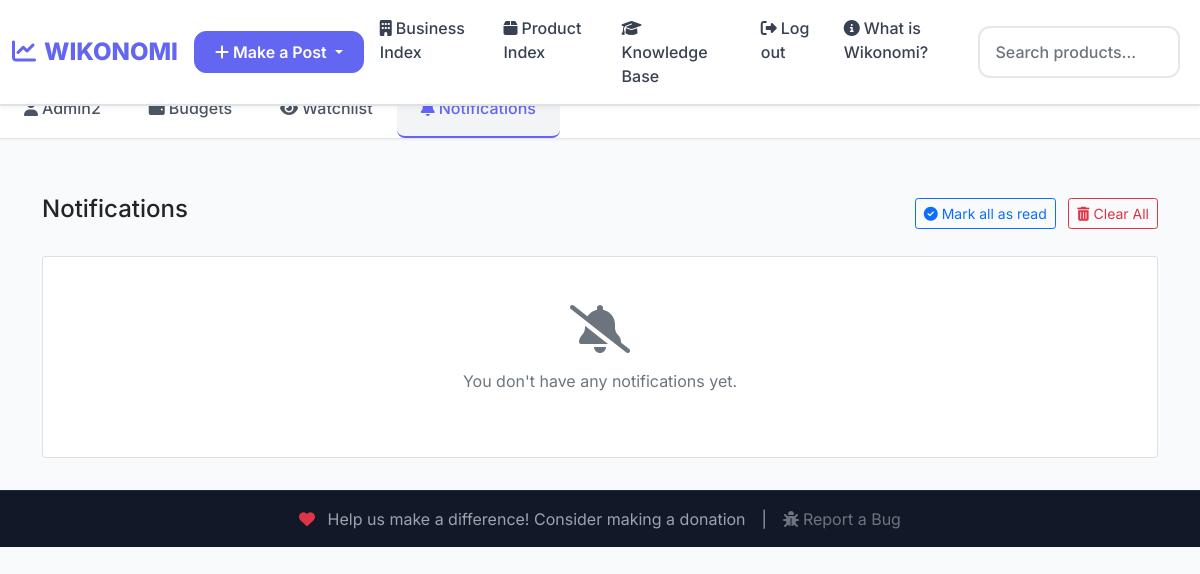
Page /notifications/ (signed in) on the earlier database version.
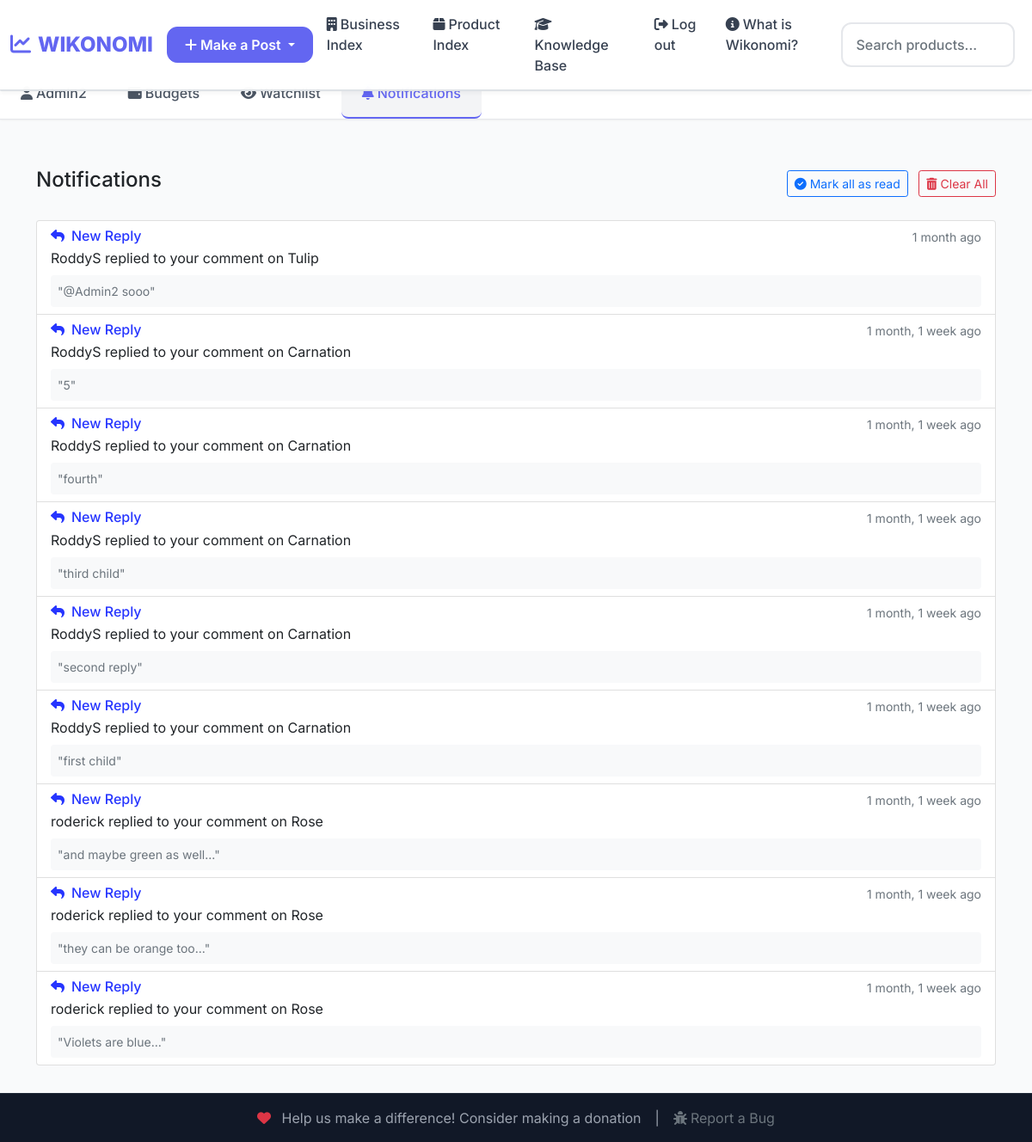
Same page on the later database version.
### Notification/models.py (models this page shows, shortened)
class Notification(models.Model):
    PRICE_CHANGE = 'price_change'
    PRICE_DROP = 'price_drop'
    COMMENT_REPLY = 'comment_reply'
    NEW_COMMENT = 'new_comment'
    NEW_ANSWER = 'new_answer'
    ANSWER_ACCEPTED = 'answer_accepted'
    ANSWER_COMMENT = 'answer_comment'
    POST_COMMENT = 'post_comment'
    POST_REPLY = 'post_reply'
    POST_LIKE = 'post_like'
    BUSINESS_REVIEW = 'business_review'
    BUSINESS_REPLY = 'business_reply'
    NEW_FOLLOWER = 'new_follower'
    NOTIFICATION_TYPES = [
        (PRICE_CHANGE, 'Price Change'),
        (PRICE_DROP, 'Price Drop'),
        (COMMENT_REPLY, 'Comment Reply'),
        (NEW_COMMENT, 'New Comment'),
        (NEW_ANSWER, 'New Answer'),
        (ANSWER_ACCEPTED, 'Answer Accepted'),
        (ANSWER_COMMENT, 'Answer Comment'),
        (POST_COMMENT, 'Post Comment'),
        (POST_REPLY, 'Post Reply'),
        (POST_LIKE, 'Post Like'),
        (BUSINESS_REVIEW, 'Business Review'),
        (BUSINESS_REPLY, 'Business Reply'),
        (NEW_FOLLOWER, 'New Follower'),
    ]
    user = models.ForeignKey(
        User,
        on_delete=models.CASCADE,
        related_name='notifications'
    )
    notification_type = models.CharField(
        max_length=20,
        choices=NOTIFICATION_TYPES
    )
    is_read = models.BooleanField(default=False)
    created_at = models.DateTimeField(default=timezone.now)
    product = models.ForeignKey(
        Product,
        on_delete=models.CASCADE,
        null=True,
        blank=True,
        related_name='notifications'
    )
    comment = models.ForeignKey(
        ProductComment,
        on_delete=models.CASCADE,
        null=True,
        blank=True,
        related_name='notifications'
    )
    question = models.ForeignKey(
        'QA.Question',
        on_delete=models.CASCADE,
        null=True,
        blank=True,
        related_name='notifications'
    )
    post = models.ForeignKey(
        'Post.Post',
        on_delete=models.CASCADE,
        null=True,
        blank=True,
        related_name='notifications'
    )
    business = models.ForeignKey(
        'Business.Business',
        on_delete=models.CASCADE,
        null=True,
        blank=True,
        related_name='notifications'
    )
    answer = models.ForeignKey(
        'QA.Answer',
        on_delete=models.CASCADE,
        null=True,
        blank=True,
        related_name='notifications'
    )
    data = models.JSONField(default=dict, blank=True)
    class Meta:
        ordering = ['-created_at']
        indexes = [
            models.Index(fields=['user', 'is_read']),
            models.Index(fields=['created_at']),
        ]

### Product/models.py (models this page shows, shortened)
class Product(models.Model):
    name = models.CharField(max_length=100)
    price = models.FloatField()
    description = models.TextField(max_length=300,blank=True)
    business  = models.ForeignKey(Business,on_delete=models.CASCADE, null=True)
    author = models.ForeignKey(User,on_delete=models.SET_NULL,null=True)
    is_public = models.BooleanField(default=True)
    date_created = models.DateTimeField(default=timezone.now)
    date_updated = models.DateTimeField(default=timezone.now, editable=False)
    location = models.ForeignKey(Location,on_delete=models.SET_NULL,null=True,blank=True)

### Notification/views.py (the view)
# urls.py: path('notifications/', views.notification_list, name='list'),
@login_required
def notification_list(request):
    notifications = Notification.objects.filter(user=request.user).order_by('-created_at')
    return render(request, 'Notification/notification_list.html', {'notifications': notifications})

### Notification/templates/Notification/notification_list.html (shortened to what this page needs)
{% extends "Home/base.html" %}
{% block content %}
<div class="container mt-4">
    <div class="d-flex justify-content-between align-items-center mb-4">
        <h4>Notifications</h4>
        <div>
            <a href="{% url 'Notification:mark_all_read' %}" class="btn btn-outline-primary btn-sm me-2">
                <i class="fas fa-check-circle me-1"></i>Mark all as read
            </a>
            <form action="{% url 'Notification:delete_all' %}" method="post" class="d-inline">
                <button type="submit" class="btn btn-outline-danger btn-sm"
                        onclick="return confirm('Are you sure you want to delete all notifications?')">
                    <i class="fas fa-trash-alt me-1"></i>Clear All
                </button>
            </form>
        </div>
    </div>
    <div class="list-group">
        {% for notification in notifications %}
            <a href="{% url 'Notification:mark_read' notification.id %}"
               class="list-group-item list-group-item-action {% if not notification.is_read %}list-group-item-primary{% endif %}">
                <div class="d-flex w-100 justify-content-between">
                    <h6 class="mb-1">
                        {% if notification.notification_type == 'price_change' %}
                            <i class="fas fa-tag me-2"></i>Price Update
                        {% elif notification.notification_type == 'price_drop' %}
                            <i class="fas fa-arrow-down me-2 text-danger"></i>Price Drop!
                        {% elif notification.notification_type == 'comment_reply' or notification.notification_type == 'post_reply' or notification.notification_type == 'business_reply' %}
                            <i class="fas fa-reply me-2"></i>New Reply
                        {% elif notification.notification_type == 'new_comment' or notification.notification_type == 'post_comment' or notification.notification_type == 'answer_comment' or notification.notification_type == 'business_review' %}
                            <i class="fas fa-comment me-2"></i>New Comment
                        {% elif notification.notification_type == 'new_answer' %}
                            <i class="fas fa-question-circle me-2"></i>New Answer
                        {% elif notification.notification_type == 'answer_accepted' %}
                            <i class="fas fa-check-circle me-2 text-success"></i>Answer Accepted
                        {% elif notification.notification_type == 'post_like' %}
                            <i class="fas fa-heart me-2 text-danger"></i>New Like
                        {% elif notification.notification_type == 'new_follower' %}
                            <i class="fas fa-user-plus me-2 text-primary"></i>New Follower
                        {% endif %}
                    </h6>
                    <small class="text-muted">{{ notification.created_at|timesince }} ago</small>
                </div>
                <p class="mb-1">
                    {% if notification.notification_type == 'price_change' or notification.notification_type == 'price_drop' %}
                        Price of {{ notification.product.name }} changed from
                        ${{ notification.data.old_price }} to ${{ notification.data.new_price }}
                        ({{ notification.data.change_percent|floatformat:2 }}%)
                    {% elif notification.notification_type == 'comment_reply' %}
                        {{ notification.data.replier_username }} replied to your comment on {{ notification.product.name }}
                    {% elif notification.notification_type == 'new_comment' %}
                        {{ notification.data.commenter_username }} commented on {{ notification.product.name }}
                    {% elif notification.notification_type == 'post_comment' %}
                        {{ notification.data.commenter_username }} commented on your post
                    {% elif notification.notification_type == 'post_reply' %}
                        {{ notification.data.replier_username }} replied to your comment on a post
                    {% elif notification.notification_type == 'post_like' %}
                        {{ notification.data.liker_username }} liked your post
                    {% elif notification.notification_type == 'new_answer' %}
                        {{ notification.data.answerer_username }} answered your question "{{ notification.data.question_title }}"
                    {% elif notification.notification_type == 'answer_accepted' %}
                        {{ notification.data.accepter_username }} accepted your answer to "
                        {% if notification.question %}{{ notification.question.title }}{% else %}a question{% endif %}"
                    {% elif notification.notification_type == 'answer_comment' %}
                        {{ notification.data.commenter_username }} commented on your answer
                    {% elif notification.notification_type == 'business_review' %}
                        {{ notification.data.commenter_username }} reviewed your business {{ notification.business.name }}
                    {% elif notification.notification_type == 'business_reply' %}
                        {{ notification.data.replier_username }} replied to your review on {{ notification.business.name }}
                    {% endif %}
                </p>
                {% if notification.data.comment_preview %}
                    <div class="mt-2 p-2 bg-light rounded text-muted small">
                        "{{ notification.data.comment_preview }}"
                    </div>
                {% elif notification.data.answer_preview %}
                     <div class="mt-2 p-2 bg-light rounded text-muted small">
                        "{{ notification.data.answer_preview }}"
                    </div>
                {% elif notification.comment and notification.comment.content %}
                    <div class="mt-2 p-2 bg-light rounded">
                        <small class="text-muted">"{{ notification.comment.content|truncatechars:100 }}"</small>
                    </div>
                {% endif %}
            </a>
        {% empty %}
            <div class="list-group-item text-center p-5 text-muted">
                <i class="fas fa-bell-slash fa-3x mb-3"></i>
                <p>You don't have any notifications yet.</p>
            </div>
        {% endfor %}
    </div>
</div>
{% endblock %}

### Home/templates/Home/base.html (shortened to what this page needs)
{% load static %}
{% load extra_date_filters %}
<!DOCTYPE html>
<html lang="" dir="ltr">
  <head>
    <link rel="stylesheet" href="{% static 'Home/bootstrap-5.0.0-dist/css/bootstrap.min.css' %}">
    <link rel="stylesheet" href="{% static 'Home/css/baseStyle.css' %}">
    <link rel="stylesheet" href="https://cdnjs.cloudflare.com/ajax/libs/font-awesome/6.4.0/css/all.min.css">
  </head>
  <body>
      <nav class="navbar navbar-expand-sm fixed-top navbar-light" aria-label="Main navigation">
        <div class="container-fluid">
          <a class="navbar-brand {% if request.resolver_match.url_name == 'home' %}active{% endif %}" href="{% url 'Home:home' %}">
            <i class="fas fa-chart-line me-2"></i>WIKONOMI
          </a>
          <div class="dropdown">
            <button class="btn btn-primary dropdown-toggle"
            type="button"
            id="dropdownMenuButton"
            data-bs-toggle="dropdown"
            aria-expanded="false"
            >
              <i class="fas fa-plus me-1"></i>Make a Post
            </button>
          </div>
          <div class="collapse navbar-collapse" id="navCollapse">
            <ul class="navbar-nav me-auto mb-2 mb-lg-0">
              <li class="nav-item">
                <a class="nav-link {% if request.resolver_match.url_name == 'all' and request.resolver_match.namespace == 'Business' %}active{% endif %}" href="{% url 'Business:all' %}">
                  <i class="fas fa-building me-1"></i>Business Index
                </a>
              </li>
              <li class="nav-item">
                <a class="nav-link {% if request.resolver_match.url_name == 'all' and request.resolver_match.namespace == 'Product' %}active{% endif %}" href="{% url 'Product:all' %}">
                  <i class="fas fa-box me-1"></i>Product Index
                </a>
              </li>
              <li class="nav-item">
                <a class="nav-link {% if request.resolver_match.view_name == 'QA:all' or request.resolver_match.app_name == 'HowTo' %}active{% endif %}" href="{% url 'QA:all' %}">
                  <i class="fas fa-graduation-cap me-1"></i>Knowledge Base
                </a>
              </li>
              {% if request.user.is_authenticated %}
                <li class="nav-item">
                  <a class="nav-link {% if request.resolver_match.url_name == 'account_logout' %}active{% endif %}" href="{% url 'account_logout' %}">
                    <i class="fas fa-sign-out-alt me-1"></i>Log out
                  </a>
                </li>
              {% endif %}
              <li class="nav-item">
                <a class="nav-link {% if request.resolver_match.url_name == 'about' %}active{% endif %}" href="{% url 'Home:about' %}">
                  <i class="fas fa-info-circle me-1"></i>What is Wikonomi?
                </a>
              </li>
            </ul>
            <form class="d-flex position-relative" action="{% url 'Search:search' %}">
              <input name="q" class="form-control me-2" type="search" placeholder="Search products..." aria-label="Search" id="search"
                     hx-get="{% url 'Search:autocomplete' %}"
                     hx-trigger="keyup changed delay:300ms"
                     hx-target="#search-suggestions"
                     hx-indicator="#search-loading">
            </form>
            <div id="search-suggestions" class="position-absolute bg-white border rounded shadow-sm" style="top: 100%; left: 0; right: 0; z-index: 1000; max-height: 300px; overflow-y: auto;"></div>
          </div>
        </div>
      </nav>
      {% if request.user.is_authenticated %}
        <div class="nav-scroller">
          <nav class="nav nav-underline" aria-label="Secondary navigation">
            <a class="nav-link {% if request.resolver_match.url_name == 'profile' %}active{% endif %}" href="{% url 'Profile:profile' %}">
              <i class="fas fa-user me-1"></i>{{request.user.username}}
            </a>
            <a class="nav-link {% if request.resolver_match.url_name == 'list' and request.resolver_match.namespace == 'Budget' %}active{% endif %}" href="{% url 'Budget:list' %}">
              <i class="fas fa-wallet me-1"></i>Budgets
            </a>
            <a class="nav-link {% if request.resolver_match.url_name == 'watchlist' %}active{% endif %}" href="{% url 'Follow:watchlist' %}">
              <i class="fas fa-eye me-1"></i>Watchlist
            </a>
            <a class="nav-link {% if request.resolver_match.url_name == 'list' and request.resolver_match.namespace == 'Notification' %}active{% endif %}" href="{% url 'Notification:list' %}">
              <i class="fas fa-bell me-1"></i>Notifications
            </a>
          </nav>
        </div>
      {% endif %}
      <div id="content">
        <main class="main-container">
            {% block content %}{% endblock %}
        </main>
      </div>
      <footer class="footer mt-auto py-3">
        <div class="container">
          <div class="d-flex align-items-center justify-content-center flex-column flex-md-row">
            <p class="my-0 text-center">
              <i class="fas fa-heart me-2 text-danger"></i>
              Help us make a difference! Consider making a donation
            </p>
            <span class="mx-3 d-none d-md-inline">|</span>
            <a href="{% url 'Report:bug' %}" class="text-muted text-decoration-none mt-2 mt-md-0">
                <i class="fas fa-bug me-1"></i>Report a Bug
            </a>
          </div>
        </div>
      </footer>
  </body>
</html>

Differences in the rows shown:
added Notification: notification_type "comment_reply" (drawn), created_at "1 month", data.replier_username "RoddyS", product.name "Tulip", data.comment_preview "@Admin2 sooo"
added Notification: notification_type "comment_reply" (drawn), created_at "1 month, 1 week", data.replier_username "RoddyS", product.name "Carnation", data.comment_preview "5"
added Notification: notification_type "comment_reply" (drawn), created_at "1 month, 1 week", data.replier_username "RoddyS", product.name "Carnation", data.comment_preview "fourth"
added Notification: notification_type "comment_reply" (drawn), created_at "1 month, 1 week", data.replier_username "RoddyS", product.name "Carnation", data.comment_preview "third child"
added Notification: notification_type "comment_reply" (drawn), created_at "1 month, 1 week", data.replier_username "RoddyS", product.name "Carnation", data.comment_preview "second reply"
added Notification: notification_type "comment_reply" (drawn), created_at "1 month, 1 week", data.replier_username "RoddyS", product.name "Carnation", data.comment_preview "first child"
added Notification: notification_type "comment_reply" (drawn), created_at "1 month, 1 week", data.replier_username "roderick", product.name "Rose", data.comment_preview "and maybe green as well..."
added Notification: notification_type "comment_reply" (drawn), created_at "1 month, 1 week", data.replier_username "roderick", product.name "Rose", data.comment_preview "they can be orange too..."
added Notification: notification_type "comment_reply" (drawn), created_at "1 month, 1 week", data.replier_username "roderick", product.name "Rose", data.comment_preview "Violets are blue..."
Other differences:
text no longer shown: "You don't have any notifications yet."
